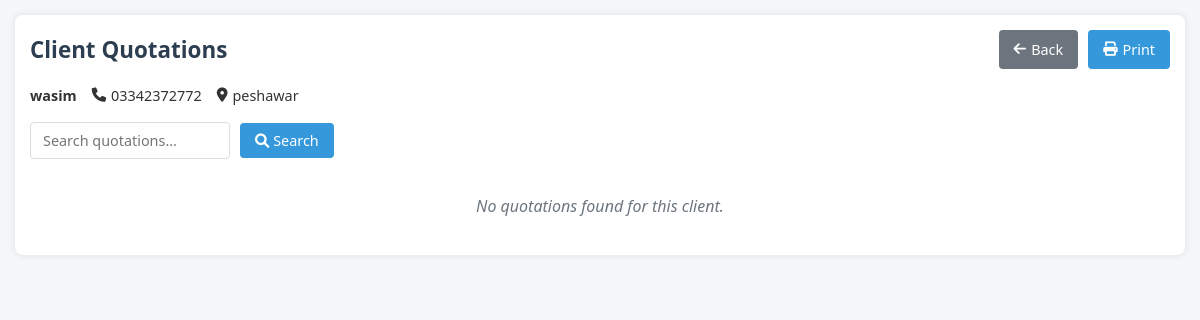
The app's page /client_quotation.php?client_id=63&company_id=1 with its own data.
### tables this page shows
CREATE TABLE `clients` (
  `id` int(11) NOT NULL,
  `company_id` int(11) NOT NULL,
  `name` varchar(255) NOT NULL,
  `phone` varchar(50) DEFAULT NULL,
  `address` text DEFAULT NULL,
  `created_at` timestamp NOT NULL DEFAULT current_timestamp(),
  `updated_at` timestamp NOT NULL DEFAULT current_timestamp() ON UPDATE current_timestamp()
);

### client_quotation.php (the view, shortened to what this page needs)
<?php
require_once(__DIR__ . '/db.php');
$company_id = (int)$_GET['company_id'];
$client_id = (int)$_GET['client_id'];
$search_term = isset($_GET['search']) ? trim($_GET['search']) : '';
$stmt = $conn->prepare("SELECT name, phone, address FROM clients WHERE id = ? AND company_id = ?");
$stmt->bind_param("ii", $client_id, $company_id);
$stmt->execute();
$result = $stmt->get_result();
$client_info = $result->fetch_assoc();
$quotations = [];
?>
<!DOCTYPE html>
<html lang="en">
<head>
    <link rel="stylesheet" href="https://cdnjs.cloudflare.com/ajax/libs/font-awesome/6.0.0/css/all.min.css">
</head>
<body>
<div class="container">
    <div class="header">
        <h1>Client Quotations</h1>
        <div style="display: flex; gap: 10px;">
            <a href="index.php?page=report_quotation" class="btn btn-secondary no-print">
                <i class="fas fa-arrow-left"></i> Back
            </a>
            <button onclick="window.print()" class="btn no-print">
                <i class="fas fa-print"></i> Print
            </button>
        </div>
    </div>
    <div class="info-section">
        <?php if (!empty($client_info)): ?>
            <div class="client-info">
                <div class="client-detail">
                    <strong><?= htmlspecialchars($client_info['name']) ?></strong>
                </div>
                <div class="client-detail">
                    <i class="fas fa-phone"></i> <?= htmlspecialchars($client_info['phone']) ?>
                </div>
                <div class="client-detail">
                    <i class="fas fa-map-marker-alt"></i> <?= htmlspecialchars($client_info['address']) ?>
                </div>
            </div>
        <?php endif; ?>
    </div>
    <div class="search-container no-print">
        <form method="get" style="display: flex; gap: 10px; align-items: center; width: 100%;">
            <input type="text" name="search" placeholder="Search quotations..." value="<?= htmlspecialchars($search_term) ?>" style="flex-grow: 1;">
            <button type="submit"><i class="fas fa-search"></i> Search</button>
        </form>
    </div>
    <?php if (empty($quotations)): ?>
        <div class="no-data">
            <p>No quotations found <?= !empty($search_term) ? 'matching your search' : 'for this client' ?>.</p>
        </div>
    <?php endif; ?>
</div>
</body>
</html>

### client_quotation.php (style rules this page uses)
* { box-sizing: border-box; margin: 0; padding: 0; font-family: 'Segoe UI', Tahoma, Geneva, Verdana, sans-serif; }
body { background-color: #f5f7fa; color: #333; line-height: 1.6; padding: 15px; }
.container { max-width: 1200px; margin: 0 auto; padding: 15px; background-color: #fff; border-radius: 8px; box-shadow: 0 0 8px rgba(0, 0, 0, 0.1); }
.header { display: flex; justify-content: space-between; align-items: center; margin-bottom: 15px; flex-wrap: wrap; gap: 10px; }
h1 { color: #2c3e50; font-size: 1.4rem; margin: 0; }
.info-section { display: flex; flex-wrap: wrap; gap: 20px; margin-bottom: 15px; align-items: center; }
.client-info { display: flex; flex-wrap: wrap; gap: 15px; align-items: center; }
.client-detail { display: flex; align-items: center; gap: 5px; font-size: 0.9rem; }
.search-container { display: flex; gap: 10px; margin-bottom: 15px; }
.search-container input { padding: 8px 12px; border: 1px solid #ddd; border-radius: 4px; flex-grow: 1; max-width: 200px; font-size: 0.9rem; }
.search-container button { padding: 8px 15px; background-color: #3498db; color: white; border: none; border-radius: 4px; cursor: pointer; font-size: 0.9rem; }
.btn { display: inline-flex; align-items: center; background-color: #3498db; color: white; padding: 8px 15px; border-radius: 4px; text-decoration: none; font-weight: 500; transition: background-color 0.3s; border: none; cursor: pointer; font-size: 0.9rem; gap: 5px; }
.btn-secondary { background-color: #6c757d; }
.no-data { text-align: center; padding: 20px; color: #6c757d; font-style: italic; }

### records on screen
clients: name "wasim", phone "03342372772", address "peshawar"
